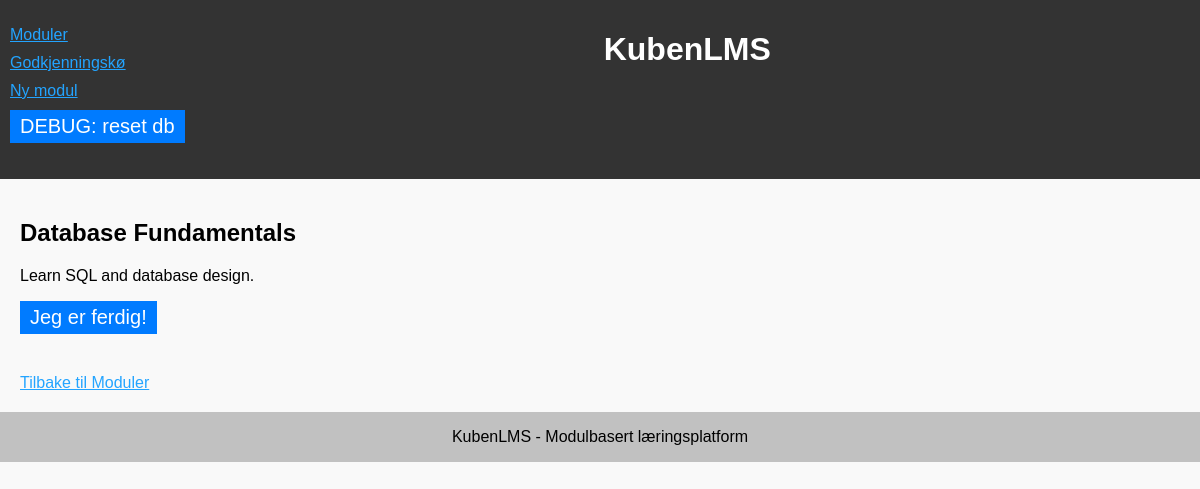
The page /module/2 on the database its author committed.
### tables this page shows
CREATE TABLE modules (
            id INTEGER PRIMARY KEY AUTOINCREMENT,
            title TEXT NOT NULL,
            description TEXT NOT NULL
        );

### app.py (the view)
@app.route('/module/<int:module_id>') # module page
def module(module_id):
    with sqlite3.connect('database.db') as conn:
        cursor = conn.cursor()
        module = cursor.execute('SELECT * FROM modules WHERE id = ?', (module_id,)).fetchone()
    return render_template('module.html', module=module)

### templates/module.html
{% extends 'layout.html' %}
{% block content %}
<h2>{{ module[1] }}</h2>
<p>{{ module[2] }}</p>
<form action="/submit/{{ module[0] }}" method="post">
    <button type="submit">Jeg er ferdig!</button>
</form>
<a href="/">Tilbake til Moduler</a>
{% endblock %}

### static/style.css (style rules this page uses)
body { font-family: Arial, sans-serif; margin: 0; padding: 0; background-color: #f9f9f9; }
a { color: rgb(35, 164, 255); }
button { background-color: #007BFF; color: #fff; border: none; padding: 5px 10px; cursor: pointer; font-size: 125%; }
form { margin-bottom: 5vh; }

### rows shown on the page
modules: title "Database Fundamentals", description "Learn SQL and database design."
